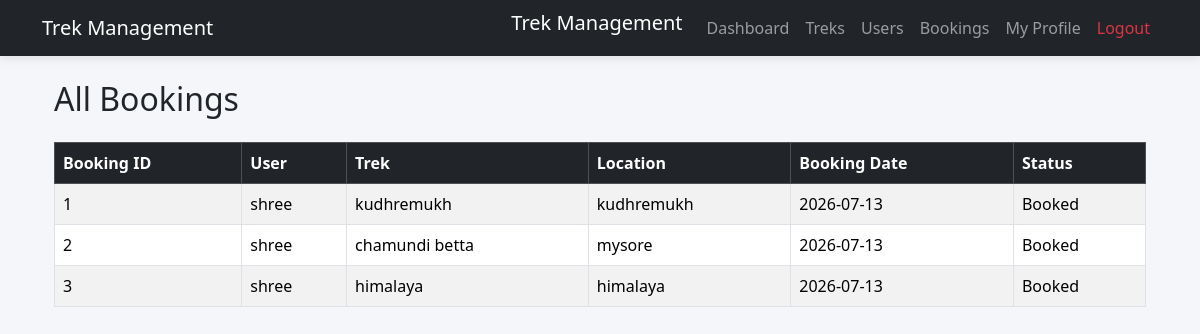
Screenshot of /admin/bookings (signed in) with the database file from the repository.
### application/models.py (models this page shows, shortened)
class Booking(db.Model):
    __tablename__ = "bookings"
    id = db.Column(db.Integer, primary_key=True)
    user_id = db.Column(
        db.Integer,
        db.ForeignKey("users.id"),
        nullable=False
    )
    trek_id = db.Column(
        db.Integer,
        db.ForeignKey("treks.id"),
        nullable=False
    )
    booking_date = db.Column(
        db.Date,
        nullable=False
    )
    status = db.Column(
        db.String(20),
        default="Booked"
    )
    user = db.relationship(
        "User",
        backref="bookings"
    )
    trek = db.relationship(
        "Trek",
        backref="bookings"
    )

class User(db.Model):
    __tablename__ = "users"
    id = db.Column(db.Integer, primary_key=True)
    username = db.Column(db.String(50), nullable=False, unique=True)
    email = db.Column(db.String(120), nullable=False, unique=True)
    password = db.Column(db.String(255), nullable=False)
    role = db.Column(db.String(20), nullable=False)
    is_approved = db.Column(db.Boolean, default=False)
    is_blacklisted = db.Column(db.Boolean, default=False)

class Trek(db.Model):
    __tablename__ = "treks"
    id = db.Column(db.Integer, primary_key=True)
    trek_name = db.Column(db.String(100), nullable=False)
    location = db.Column(db.String(100), nullable=False)
    difficulty = db.Column(db.String(20), nullable=False)
    duration = db.Column(db.Integer, nullable=False)
    available_slots = db.Column(db.Integer, nullable=False)
    assigned_staff_id = db.Column(
        db.Integer,
        db.ForeignKey("users.id"),
        nullable=True
    )
    status = db.Column(
        db.String(20),
        default="Pending"
    )
    start_date = db.Column(db.Date, nullable=False)
    end_date = db.Column(db.Date, nullable=False)
    staff = db.relationship("User", backref="assigned_treks")

### app.py (the view)
@app.route("/admin/bookings")
def view_bookings():
    if "user_id" not in session:
        return redirect("/login")
    if session["role"] != "admin":
        return "Access Denied"
    bookings = Booking.query.all()
    return render_template(
        "view_bookings.html",
        bookings=bookings
    )

### templates/view_bookings.html (shortened to what this page needs)
{% extends "base.html" %}
{% block content %}
<div class="container mt-4">
    <h2 class="mb-4">All Bookings</h2>
    <table class="table table-bordered table-striped">
        <thead class="table-dark">
            <tr>
                <th>Booking ID</th>
                <th>User</th>
                <th>Trek</th>
                <th>Location</th>
                <th>Booking Date</th>
                <th>Status</th>
            </tr>
        </thead>
        <tbody>
            {% for booking in bookings %}
            <tr>
                <td>{{ booking.id }}</td>
                <td>{{ booking.user.username }}</td>
                <td>{{ booking.trek.trek_name }}</td>
                <td>{{ booking.trek.location }}</td>
                <td>{{ booking.booking_date }}</td>
                <td>{{ booking.status }}</td>
            </tr>
            {% else %}
            <tr>
                <td colspan="6">No Bookings Found</td>
            </tr>
            {% endfor %}
        </tbody>
    </table>
</div>
{% endblock %}

### static/css/style.css (style rules this page uses)
body { background:#f4f6f9; }

### rows the page displays
Booking: id "1", user.username "shree", trek.trek_name "kudhremukh", trek.location "kudhremukh", booking_date "2026-07-13", status "Booked"
Booking: id "2", user.username "shree", trek.trek_name "chamundi betta", trek.location "mysore", booking_date "2026-07-13", status "Booked"
Booking: id "3", user.username "shree", trek.trek_name "himalaya", trek.location "himalaya", booking_date "2026-07-13", status "Booked"
